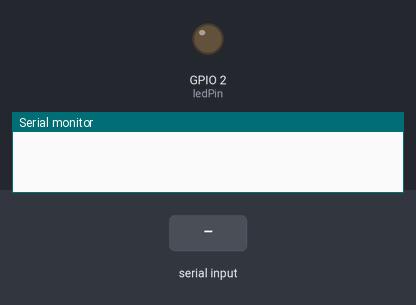
Bench run of a sketch on a simulated ESP32. Parts: output pins drawn as LEDs (lit = HIGH), the last lines printed to the serial monitor. Dashed ring = blinking. Inputs (shaded band) come from the test bench.

Above: at 0.8 s.
0.9 s: "90,45\n" received over Serial
At 1.09 s:
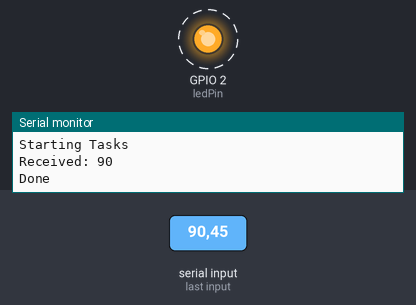
Timing chart, 0 to 9.9 s (numbered marks = the images above; inputs shaded):
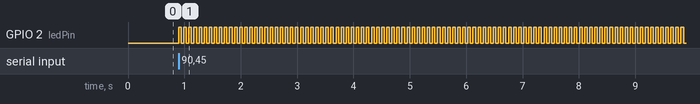

Measured:
- after the input at 0.9 s, GPIO 2 (ledPin): alternates HIGH for 0.05 s and LOW for 0.05 s, starting at once

The sketch:

rtos_mutex_exercise.ino
```cpp
#if CONFIG_FREERTOS_UNICORE
static const BaseType_t app_cpu = 0;
#else
static const BaseType_t app_cpu = 1;
#endif

static const uint8_t ledPin = LED_BUILTIN;
SemaphoreHandle_t mutexHandle1 = xSemaphoreCreateBinary();
SemaphoreHandle_t mutexHandle2 = xSemaphoreCreateMutex();


void vBlinkingTask(void *pvParameters){
//  xSemaphoreTake(mutexHandle1, 0);
  int blink_rate = *(int *)pvParameters;
  xSemaphoreGive(mutexHandle1);
  Serial.print("Received: ");
  Serial.println(blink_rate);
  pinMode(ledPin, OUTPUT);
  for(;;){
    digitalWrite(ledPin, HIGH);
    vTaskDelay(blink_rate/(2*portTICK_PERIOD_MS));
    digitalWrite(ledPin, LOW);
    vTaskDelay(blink_rate/(2*portTICK_PERIOD_MS));
  }
}

void setup() {
  Serial.begin(115200);
  int blink_rate;
  while(Serial.available() <=0);
  blink_rate = Serial.parseInt();

  Serial.print("Sending: ");
  Serial.println(blink_rate);
  Serial.println("Starting Tasks");
  xTaskCreatePinnedToCore(
                          vBlinkingTask,                   // Task Definition
                          "Incrementing Task A",               // Task Name
                          1024,                                // Stack Size
                          (void *)&blink_rate,                 // Task paremeters
                          1,                                   // Task Priority
                          NULL,                                // Task Handle
                          app_cpu);
  xSemaphoreTake(mutexHandle1, portMAX_DELAY);
  Serial.println("Done");
//  vTaskDelay(2000/portTICK_PERIOD_MS);

}

void loop() {

}
```
